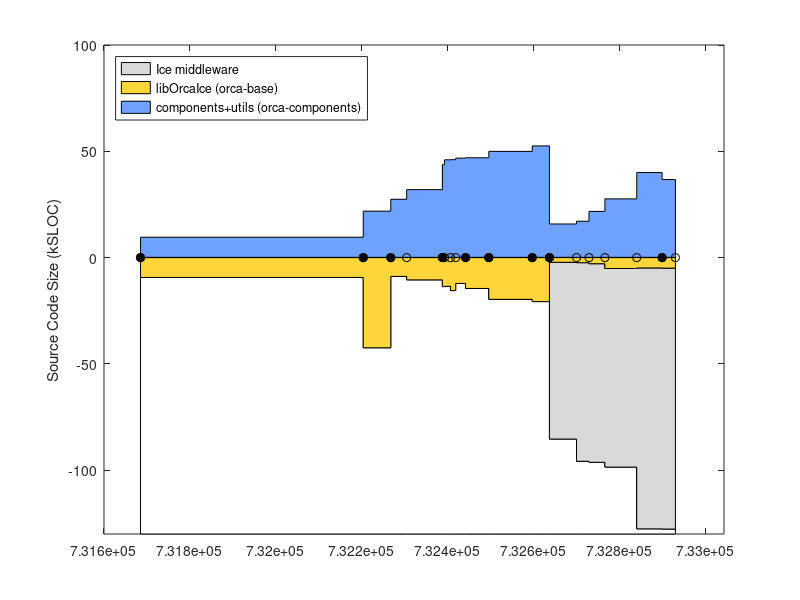

This chart was generated by the following MATLAB code: (Note: this script raises an error after producing the figure.)
% keep track of orca project size using sloccount
clear all

% include/* except: include/{Freeze IceSSL IcePatch2}
% src/{Ice Slice IceGrid icecpp IceStorm slice2cpp IceUtil IceBox IceXML}
Sice212 = [
(7842-1000) + (22093+18419+11499+10568+4392+4200+4252+567+316)
];
Sice301 = [
(8164-1000) + (23018+19384+19169+10596+4479+4343+4308+622+319)
];
% now also add Java:
% src/{IceInternal Ice IceUtil IceBox}
Sice310 = [
(8810-1200) + (24275+20494+22689+10587+4569+4877+4770+667+319) + (13190+6915+1262+493)
];

% for comparison, ASN
Sasn = 90433;

% indeces
iyy=1;
imm=2;
idd=3;
iver=4;
isub=5;
ibase=6;
icomp=7;

Sorca = [ ...
% YY    MM  DD  ?   SUB     BASE     COMP             VERSION
% 0.8.6: a single distro, divide in halves arbitrarily
2003    4   14  1   0       18930/2 18930/2;          % 0.8.6 (last change in doc/ChangeLog
% BASE: orca-base
% COMP: orca-components
2004    9   13  1   0       42543   21726;            % 0.11.0
2004    11  16  1   0       8963    27310;            % 0.12.0
2004    12  23  0   0       10596   31845;            % 0.12.1
2005    3  16   1   0       13767   43576;            % 0.13.0
2005    3  21   0   0       13620   45874;            % 0.13.1
2005    4   4   0   0       15630   45944;            % 0.13.2
2005    4   16  0   0       12283   46666;            % 0.13.3
2005    5   9   1   0       14639   46837;            % 0.14.0
2005    7   2   1   0       19751   49854;            % 0.15.0
2005    10  11  1   0       20818   52408;            % 1.0.0
% BASE: just orcaice; should include interfaces/slice but can't
% COMP: comp + util - orcaice 
2005    11  20  1   Sice212 2320    9226+8781-2320;   % 2.0.0-rc1
2006    1   22  0   Sice301 2511    9801+9695-2511;   % 2.0.0-rc2
2006    2   20  0   Sice301 2998    9867+14734-2998;  % 2.0.0-rc3
2006    3   29  0   Sice301 5250    14625+18131-5250; % 2.0.0-rc4
2006    6   11  0   Sice310 4985    19999+24867-4985; % 2.0.0-rc5
2006    8   9   1   Sice310 5086    19979+21711-5086  % 2.0.0
];
Vorca ={'0.8.6', '0.11.0', '0.12.0', '0.12.1', '0.13.0', '0.13.1', '0.13.2', '0.13.3', '0.14.0', '0.15.0', '1.0.0', ...
    '2.0.0-rc1', '2.0.0-rc2', '2.0.0-rc3', '2.0.0-rc4', '2.0.0-rc5', '2.0.0' }';

% add a dummy release just for display
Sorca(end+1,:) = Sorca(end,:);
Sorca(end,imm) = Sorca(end,imm)+1;
Sorca(end,iver) = 0;
Vorca{end+1} = 'dummy';

% convert dates
Torca = datenum(Sorca(:,iyy),Sorca(:,imm),Sorca(:,idd));

% 2nd digit releases
i2 = (Sorca(:,iver)==1);
Torca2 = Torca(i2);
Vorca2 = Vorca(i2);

Splayer = [ 
% YY    MM  DD  ?   SUB     BASE                COMP           VERSION
% BASE: (server-drivers)+client_libs
% COMP: drivers + utils
2002    12 04   1  0    (17331-12037)+9188      12037+2685;    % 1.3.1
2003    7  15   1  0    (30452-24334)+12458      24334+3064;    % 1.4rc1
2003    12 07   1  0    (37378-30947)+13110     30947+9633;    % 1.4rc2
2004    5  31   1  0    (49225-42643)+13664     42643+3550;    % 1.5
2004    11 12   1  0    (50758-43190)+13545     43190+4479;    % 1.6
2005    1  31   0  0    (52069-44517)+13576     44517+4662;    % 1.6.2
2005    7  28   0  0    (53348-45686)+14300     45686+5188;    % 1.6.5
% BASE: (libplayercore-./bindings/java/net) + client_libs + (libplayertcp-./bindings/java)
% note: libplayerxdr is autogenerated
% COMP: server + utils
2005    10 25   0  0    (4866-0)+7560+(1391-0)  46474+5725      % 2.0pre7
2006    2  28   1  0    (52739-20157)+8513+(2740-1291)  48764+5940 % 2.0.0
2006    3  25   1  0    (53957-20592)+8909+(2740-1291)  47069+5964 % 2.0.1
2006    6  9    1  0    (56741-21756)+9575+(2767-1319)  51983+9438 % 2.0.2
];
Tplayer = datenum(Splayer(:,1),Splayer(:,2),Splayer(:,3));

%  Player v. 2.0.2
%  56741   libplayercore   cpp=33113,java=21756,ansic=1692,python=180
%  51983   server          cpp=42391,ansic=9592
%  9575    client_libs     ansic=5053,cpp=4300,python=222
%  9438    utils           ansic=5310,cpp=3971,python=157
%  8357    top_dir         sh=8357
%  7053    libplayerxdr    ansic=6840,python=213
%  2849    rtk2            ansic=2849
%  2767    libplayertcp    cpp=2383,java=284,ansic=100
%  1352    examples        cpp=1277,ansic=75
%  237     replace         ansic=237
%  205     libplayerjpeg   ansic=205
%  22      doc             sh=19,php=3
%  0       config          (none)

Smax = 130;
d0 = [Torca Torca]'; d0=d0(:); d0(1)=[];
d1 = Smax-Sorca(:,isub)-Sorca(:,ibase); d1 = [d1 d1]'; d1=d1(:); d1(end)=[];
d2 = Sorca(:,isub); d2 = [d2 d2]'; d2=d2(:); d2(end)=[];
d3 = Sorca(:,ibase); d3 = [d3 d3]'; d3=d3(:); d3(end)=[];
d4 = Sorca(:,icomp); d4 = [d4 d4]'; d4=d4(:); d4(end)=[];

figure(1), clf
ha=area( d0, [d1 d2 d3 d4]/1e3, -Smax ); hold on
plot( Torca, 0*Torca, 'k-o' )
h2=plot( Torca2, 0*Torca2, 'ko' );
set(h2,'markerfacecolor','k')
ylabel('Source Code Size (kSLOC)')

set(ha(1),'facecolor',1*[1 1 1]);
set(ha(2),'facecolor',.85*[1 1 1]);
set(ha(3),'facecolor',min(255,[255 153 0]+60)/255);
set(ha(4),'facecolor',min(255,[51 102 255]+60)/255);
ha(1)=[];
legend(ha,'Ice middleware','libOrcaIce (orca-base)','components+utils (orca-components)', 'Location','NorthWest')
%  xlim(datenum([2004;2005],[7;7],[1;1]) )
ylim([-Smax 100])
ax=axis;
xlim( [ax(1) datenum([2006 12 31])] )
ax=axis;
% label releases
mark('x', Torca2 )
i2odd = (1:2:length(Torca2));
ht = text(Torca2(i2odd)+5,.04*ax(4)*ones(length(i2odd),1),Vorca2(i2odd));
set(ht,'fontsize',8)
i2even = (2:2:length(Torca2));
ht = text(Torca2(i2even)+5,.08*ax(4)*ones(length(i2even),1),Vorca2(i2even));
set(ht,'fontsize',8)
datetick( 'x', 12 )
hp = plot( Tplayer, -Splayer(:,ibase)/1e3, 'k--o', Tplayer, Splayer(:,icomp)/1e3, 'k--o' );
set(hp, 'color', .5*[1 1 1] )
hpt = text( Tplayer(2), -Splayer(2,ibase)/1e3-8, 'Player "middleware"');
set(hpt, 'color', .5*[1 1 1] )
hpt = text( Tplayer(2), Splayer(2,icomp)/1e3-5, 'Player "components+utils"');
set(hpt, 'color', .5*[1 1 1] )
%mark('y', Dasn(1,1)/1e3 );
%text( datenum([2003 5 1]), Dasn(1,1)/1e3, 'ASN')
xlabel('Releases')
title('orca-robotics.sf.net')

ht=text(datenum(2003,7,1),-Smax+10, '* generated using David A. Wheeler`s SLOCCount' );
set(ht,'fontsize',8)

return
wpos = get(gcf,'position')
ppos = get(gcf,'paperposition')
ppos(4) = wpos(4) * ppos(3)/wpos(3);
ppos
set(gcf,'paperposition', ppos );
print -dpng 'release_sloc_hist'

set(gca,'xtick',Torca2, 'xticklabel', v2)
mark('x',2005)
text(2005,0,'2005')
